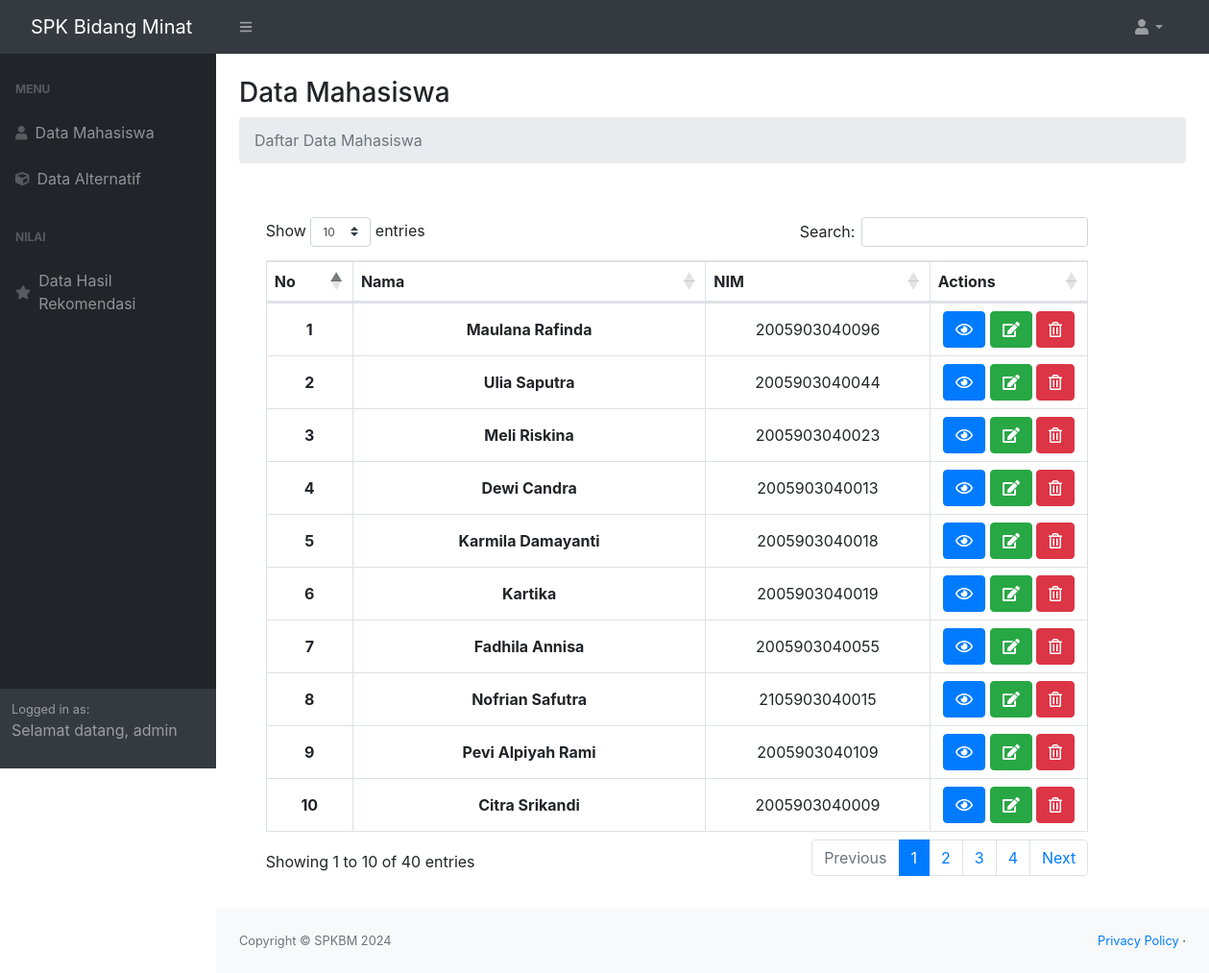
The app's page /dist/admin/index.php (signed in) with its own data.
### tables this page shows
CREATE TABLE `users` (
  `id` int(11) NOT NULL,
  `nama` varchar(255) NOT NULL,
  `nim` varchar(13) NOT NULL,
  `password` varchar(255) NOT NULL
);

### dist/admin/index.php (the view, shortened to what this page needs)
<?php
include '../config.php';
$username = $_SESSION['username'];
$sql = "SELECT * FROM admin WHERE username = ?";
$stmt = $conn->prepare($sql);
$stmt->bind_param("i", $username);
$stmt->execute();
$result = $stmt->get_result();
$user = $result->fetch_assoc();
$nama = $user['username'];
$sql = "SELECT * FROM users";
$result = $conn->query($sql);
if ($result->num_rows > 0) {
    $data = [];
    while ($row = $result->fetch_assoc()) {
        $data[] = $row;
    }
} else {
    echo "0 hasil";
}
?>
<!DOCTYPE html>
<html lang="en">
<head>
    <link href="https://cdn.jsdelivr.net/npm/simple-datatables@latest/dist/style.css" rel="stylesheet" />
    <link href="../css/styles.css" rel="stylesheet" />
    <link href="//maxcdn.bootstrapcdn.com/bootstrap/4.1.1/css/bootstrap.min.css" rel="stylesheet" id="bootstrap-css">
    <link href="https://cdn.datatables.net/1.11.5/css/dataTables.bootstrap4.min.css" rel="stylesheet">
</head>
<body class="sb-nav-fixed">
    <nav class="sb-topnav navbar navbar-expand navbar-dark bg-dark">
        <a class="navbar-brand ps-3" href="index.php">SPK Bidang Minat</a>
        <button class="btn btn-link btn-sm order-1 order-lg-0 me-4 me-lg-0" id="sidebarToggle" href="#!"><i class="fas fa-bars"></i></button>
        <ul class="navbar-nav ms-auto ms-md-0 me-3 me-lg-4">
            <li class="nav-item dropdown">
                <a class="nav-link dropdown-toggle" id="navbarDropdown" href="#" role="button" data-bs-toggle="dropdown" aria-expanded="false"><i class="fas fa-user fa-fw"></i></a>
            </li>
        </ul>
    </nav>
    <div id="layoutSidenav">
        <div id="layoutSidenav_nav">
            <nav class="sb-sidenav accordion sb-sidenav-dark" id="sidenavAccordion">
                <div class="sb-sidenav-menu">
                    <div class="nav">
                        <div class="sb-sidenav-menu-heading">Menu</div>
                        <a class="nav-link" href="index.php">
                            <div class="sb-nav-link-icon"><i class="fas fa-user"></i></div>
                            Data Mahasiswa
                        </a>
                        <a class="nav-link" href="alternatif.php">
                            <div class="sb-nav-link-icon"><i class="fas fa-cube"></i></div>
                            Data Alternatif
                        </a>
                        <div class="sb-sidenav-menu-heading">Nilai</div>
                        <a class="nav-link" href="data_hasilRekomendasi.php">
                            <div class="sb-nav-link-icon"><i class="fas fa-star"></i></div>
                            Data Hasil Rekomendasi
                        </a>
                    </div>
                </div>
                <div class="sb-sidenav-footer">
                    <div class="small">Logged in as:</div>
                    <?php echo "<p>Selamat datang, " . htmlspecialchars($nama) . "</p>"; ?>
                </div>
            </nav>
        </div>
        <div id="layoutSidenav_content">
            <main>
                <div class="container-fluid px-4">
                    <h3 class="mt-4">Data Mahasiswa</h3>
                    <ol class="breadcrumb mb-4">
                        <li class="breadcrumb-item active">Daftar Data Mahasiswa</li>
                    </ol>
                </div>
            </main>
            <div class="container table-responsive center" style="margin-left: 5%;">
                <div class="row">
                    <div class="col-10">
                        <table id="dataTable" class="table-bordered" width=" 100%" cellspacing="0">
                            <thead>
                                <tr>
                                    <th scope="col">No</th>
                                    <th scope="col">Nama</th>
                                    <th scope="col">NIM</th>
                                    <th scope="col">Actions</th>
                                </tr>
                            </thead>
                            <tbody>
                                <?php
                                $i = 1;
                                if (!empty($data)) {
                                    foreach ($data as $row) {
                                        echo "<tr>";
                                        echo "<th>" . $i++ . "</th>";
                                        echo "<th scope='row'>" . $row['nama'] . "</th>";
                                        echo "<td>" . $row['nim'] . "</td>";
                                        echo "<td>
                    <a href='detail_mahasiswa.php?nim=" . $row['nim'] . "' class='btn btn-primary'><i class='far fa-eye'></i></a>
                    <a href='edit_mahasiswa.php?nim=" . $row['nim'] . "' class='btn btn-success'><i class='fas fa-edit'></i></a>
                    <a href='konfirmasi_hapus.php?nim=" . $row['nim'] . "' class='btn btn-danger'><i class='far fa-trash-alt'></i></a>
                  </td>";
                                        echo "</tr>";
                                    }
                                }
                                ?>
                            </tbody>
                        </table>
                    </div>
                </div>
            </div>
            <footer class="py-4 bg-light mt-auto">
                <div class="container-fluid px-4">
                    <div class="d-flex align-items-center justify-content-between small">
                        <div class="text-muted">Copyright &copy; SPKBM 2024</div>
                        <div>
                            <a href="#">Privacy Policy</a>
                            &middot;
                        </div>
                    </div>
                </div>
            </footer>
        </div>
    </div>
</body>
</html>

### dist/admin/index.php (style rules this page uses)
table { border-collapse: collapse; border: #fff; }
th, td { border: 1px solid #ddd; padding: 8px; text-align: center; }
th, td:first-child { border: none; }
.container { padding: 2rem 0rem; }

### records on screen
users: nama "Maulana Rafinda", nim "2005903040096"
users: nama "Ulia Saputra", nim "2005903040044"
users: nama "Meli Riskina", nim "2005903040023"
users: nama "Dewi Candra", nim "2005903040013"
users: nama "Karmila Damayanti", nim "2005903040018"
users: nama "Kartika", nim "2005903040019"
users: nama "Fadhila Annisa", nim "2005903040055"
users: nama "Nofrian Safutra", nim "2105903040015"
users: nama "Pevi Alpiyah Rami", nim "2005903040109"
users: nama "Citra Srikandi", nim "2005903040009"

### other values on screen
$nama "admin"
